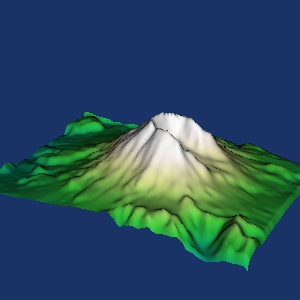

Reproduce this figure in Python.
#!/usr/bin/env python
# Demonstrate vtkInteractorStyleUser with custom mouse bindings on DEM terrain data.

import vtkmodules.vtkInteractionStyle  # noqa: F401
import vtkmodules.vtkRenderingFreeType  # noqa: F401
import vtkmodules.vtkRenderingOpenGL2  # noqa: F401

import os

from vtkmodules.vtkCommonCore import vtkLookupTable
from vtkmodules.vtkFiltersCore import vtkElevationFilter, vtkPolyDataNormals
from vtkmodules.vtkFiltersGeneral import vtkWarpScalar
from vtkmodules.vtkFiltersGeometry import vtkImageDataGeometryFilter
from vtkmodules.vtkIOImage import vtkDEMReader
from vtkmodules.vtkImagingCore import vtkImageShrink3D
from vtkmodules.vtkInteractionStyle import vtkInteractorStyleUser
from vtkmodules.vtkRenderingCore import (
    vtkActor,
    vtkPolyDataMapper,
    vtkRenderWindow,
    vtkRenderWindowInteractor,
    vtkRenderer,
)

data_dir = os.environ.get("VPE_DATA_DIR", os.path.dirname(os.path.abspath(__file__)))

# Load DEM data
dem_reader = vtkDEMReader()
dem_reader.SetFileName(os.path.join(data_dir, "SainteHelens.dem"))
dem_reader.Update()

scale = 2
lut = vtkLookupTable()
lut.SetHueRange(0.6, 0)
lut.SetSaturationRange(1.0, 0)
lut.SetValueRange(0.5, 1.0)
elevation_low = scale * dem_reader.GetElevationBounds()[0]
elevation_high = scale * dem_reader.GetElevationBounds()[1]

shrink = vtkImageShrink3D()
shrink.SetShrinkFactors(4, 4, 1)
shrink.SetInputConnection(dem_reader.GetOutputPort())
shrink.AveragingOn()

geometry_filter = vtkImageDataGeometryFilter()
geometry_filter.SetInputConnection(shrink.GetOutputPort())
geometry_filter.ReleaseDataFlagOn()

warp = vtkWarpScalar()
warp.SetInputConnection(geometry_filter.GetOutputPort())
warp.SetNormal(0, 0, 1)
warp.UseNormalOn()
warp.SetScaleFactor(scale)
warp.ReleaseDataFlagOn()

elevation = vtkElevationFilter()
elevation.SetInputConnection(warp.GetOutputPort())
elevation.SetLowPoint(0, 0, elevation_low)
elevation.SetHighPoint(0, 0, elevation_high)
elevation.SetScalarRange(elevation_low, elevation_high)
elevation.ReleaseDataFlagOn()

normals = vtkPolyDataNormals()
normals.SetInputConnection(elevation.GetOutputPort())
normals.SetFeatureAngle(60)
normals.ConsistencyOff()
normals.SplittingOff()
normals.ReleaseDataFlagOn()
normals.Update()

dem_mapper = vtkPolyDataMapper()
dem_mapper.SetInputConnection(normals.GetOutputPort())
dem_mapper.SetScalarRange(elevation_low, elevation_high)
dem_mapper.SetLookupTable(lut)

dem_actor = vtkActor()
dem_actor.SetMapper(dem_mapper)

# Rendering
renderer = vtkRenderer()
renderer.AddActor(dem_actor)
renderer.SetBackground(0.1, 0.2, 0.4)

render_window = vtkRenderWindow()
render_window.SetMultiSamples(0)
render_window.SetSize(300, 300)
render_window.AddRenderer(renderer)
render_window.SetWindowName("style user")

interactor = vtkRenderWindowInteractor()
interactor.SetRenderWindow(render_window)
interactor.LightFollowCameraOff()

camera = renderer.GetActiveCamera()
camera.SetViewUp(0, 0, 1)
camera.SetFocalPoint(dem_reader.GetOutput().GetCenter())
camera.SetPosition(1, 0, 0)
renderer.ResetCamera()
camera.Elevation(25)
camera.Azimuth(125)
camera.Zoom(1.25)

# Set up vtkInteractorStyleUser with custom callbacks
style = vtkInteractorStyleUser()
interactor.SetInteractorStyle(style)

# Mouse state
left = 0
middle = 0
right = 0
old_pick_w = [0, 0, 0, 0]
new_pick_w = [0, 0, 0, 0]
fp_d = [0, 0, 0]
motion_d = [0, 0]
motion_w = [0, 0, 0]
camera_ref = None
fp_w = None
pos_w = None

def get_motion():
    global old_pick_w, new_pick_w, fp_d, motion_d, motion_w, camera_ref, fp_w, pos_w
    current_style = interactor.GetInteractorStyle()
    old_pick_d = interactor.GetLastEventPosition()
    new_pick_d = interactor.GetEventPosition()
    motion_d[0] = new_pick_d[0] - old_pick_d[0]
    motion_d[1] = new_pick_d[1] - old_pick_d[1]
    camera_ref = renderer.GetActiveCamera()
    fp_w = camera_ref.GetFocalPoint()
    pos_w = camera_ref.GetPosition()
    current_style.ComputeWorldToDisplay(renderer, fp_w[0], fp_w[1], fp_w[2], fp_d)
    focal_depth = fp_d[2]
    current_style.ComputeDisplayToWorld(renderer, old_pick_d[0], old_pick_d[1], focal_depth, old_pick_w)
    current_style.ComputeDisplayToWorld(renderer, new_pick_d[0], new_pick_d[1], focal_depth, new_pick_w)
    motion_w[0] = old_pick_w[0] - new_pick_w[0]
    motion_w[1] = old_pick_w[1] - new_pick_w[1]
    motion_w[2] = old_pick_w[2] - new_pick_w[2]

def left_down(widget, event_string):
    global left
    left = 1

def left_up(widget, event_string):
    global left
    left = 0

def middle_down(widget, event_string):
    global middle
    middle = 1

def middle_up(widget, event_string):
    global middle
    middle = 0

def right_down(widget, event_string):
    global right
    right = 1

def right_up(widget, event_string):
    global right
    right = 0

def wheel_forward(widget, event_string):
    renderer.GetActiveCamera().Zoom(1.1)
    interactor.Render()

def wheel_backward(widget, event_string):
    renderer.GetActiveCamera().Zoom(0.9)
    interactor.Render()

def mouse_move(widget, event_string):
    global left, middle, right
    if left == 1:
        get_motion()
        camera_ref.SetFocalPoint(fp_w[0] + motion_w[0], fp_w[1] + motion_w[1], fp_w[2] + motion_w[2])
        camera_ref.SetPosition(pos_w[0] + motion_w[0], pos_w[1] + motion_w[1], pos_w[2] + motion_w[2])
        interactor.Render()
    if middle == 1:
        get_motion()
        if abs(motion_d[0]) > abs(motion_d[1]):
            camera_ref.Azimuth(-2.0 * motion_d[0])
        else:
            camera_ref.Elevation(-motion_d[1])
        interactor.Render()
    if right == 1:
        get_motion()
        if abs(motion_d[0]) > abs(motion_d[1]):
            camera_ref.Azimuth(-2.0 * motion_d[0])
        else:
            camera_ref.Zoom(1 + motion_d[1] / 100.0)
        interactor.Render()

style.AddObserver("LeftButtonPressEvent", left_down)
style.AddObserver("LeftButtonReleaseEvent", left_up)
style.AddObserver("MiddleButtonPressEvent", middle_down)
style.AddObserver("MiddleButtonReleaseEvent", middle_up)
style.AddObserver("RightButtonPressEvent", right_down)
style.AddObserver("RightButtonReleaseEvent", right_up)
style.AddObserver("MouseWheelForwardEvent", wheel_forward)
style.AddObserver("MouseWheelBackwardEvent", wheel_backward)
style.AddObserver("MouseMoveEvent", mouse_move)

interactor.Initialize()
interactor.Start()
